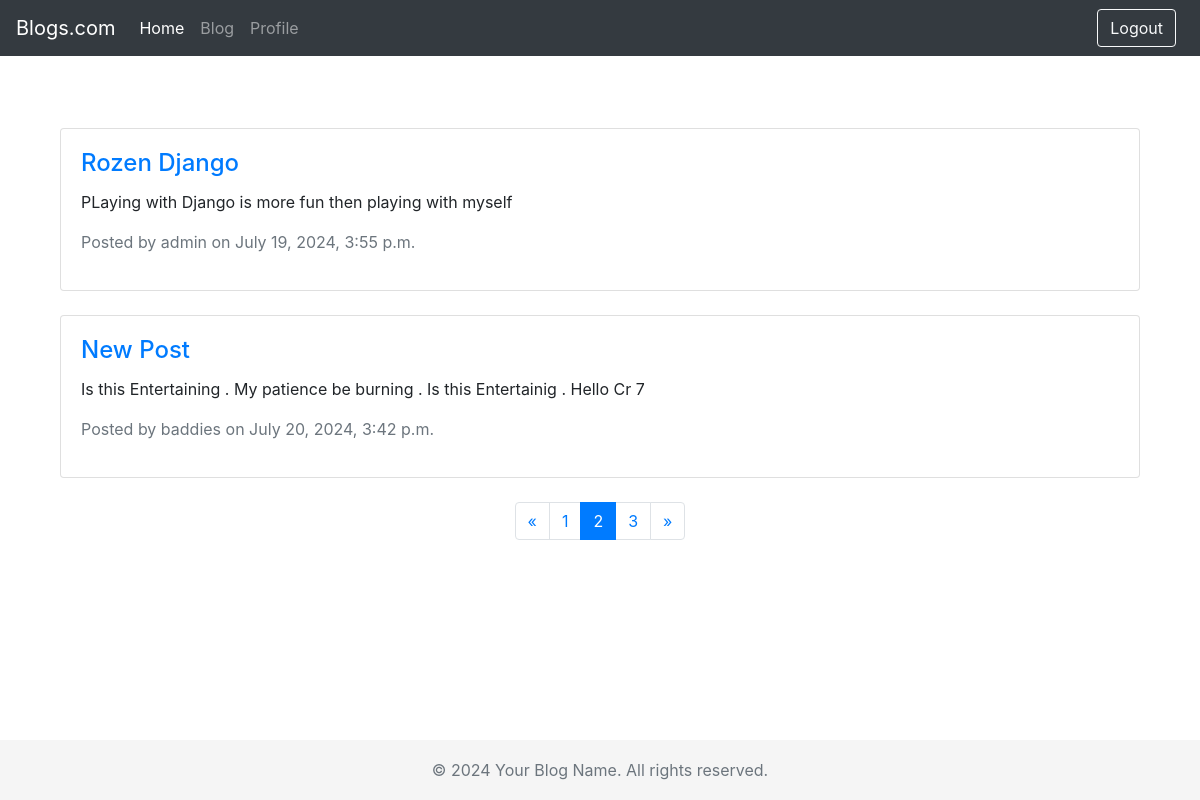
Page /post/?page=2 (signed in) on the committed database.
### blog/models.py (models this page shows, shortened)
class post(models.Model):
    title = models.CharField(max_length=200)
    content = models.TextField()
    created_at = models.DateTimeField()
    author = models.ForeignKey(User, on_delete=models.CASCADE)

### blog/views.py (the view)
# urls.py: path('post/',page,name='post'),
@login_required(login_url='/login/')
def page(request):
    posts = post.objects.all()
    paginator = Paginator(posts, 2)  # Show 2 contacts per page.
    page_number = request.GET.get('page')
    page_obj = paginator.get_page(page_number)
    context = {
        'page_obj':page_obj
    }
    return render(request, 'posts.html', context)

### blog/Templates/posts.html (shortened to what this page needs)
{% extends 'base.html' %}
{% block content %}
<div class="container mt-5">
    <div class="row">
        {% for post in page_obj %}
            <div class="col-md-12 mb-4">
                <div class="card">
                    <div class="card-body">
                        <h4 class="card-title">
                            <a href="">{{ post.title }}</a>
                        </h4>
                        <p class="card-text">{{ post.content|truncatewords:30 }}</p>
                        <p class="text-muted">Posted by {{ post.author.username }} on {{ post.created_at }}</p>
                    </div>
                </div>
            </div>
        {% endfor %}
    </div>
    <div class="row">
        <div class="col-md-12">
            <nav aria-label="Page navigation example">
                <ul class="pagination justify-content-center">
                    {% if page_obj.has_previous %}
                        <li class="page-item">
                            <a class="page-link" href="?page={{ page_obj.previous_page_number }}" aria-label="Previous">
                                <span aria-hidden="true">&laquo;</span>
                            </a>
                        </li>
                    {% else %}
                        <li class="page-item disabled">
                            <span class="page-link" aria-hidden="true">&laquo;</span>
                        </li>
                    {% endif %}
                    {% for num in page_obj.paginator.page_range %}
                        {% if page_obj.number == num %}
                            <li class="page-item active">
                                <span class="page-link">{{ num }}<span class="sr-only">(current)</span></span>
                            </li>
                        {% elif num > page_obj.number|add:'-3' and num < page_obj.number|add:'3' %}
                            <li class="page-item">
                                <a class="page-link" href="?page={{ num }}">{{ num }}</a>
                            </li>
                        {% endif %}
                    {% endfor %}
                    {% if page_obj.has_next %}
                        <li class="page-item">
                            <a class="page-link" href="?page={{ page_obj.next_page_number }}" aria-label="Next">
                                <span aria-hidden="true">&raquo;</span>
                            </a>
                        </li>
                    {% else %}
                        <li class="page-item disabled">
                            <span class="page-link" aria-hidden="true">&raquo;</span>
                        </li>
                    {% endif %}
                </ul>
            </nav>
        </div>
    </div>
</div>
{% endblock %}

### blog/Templates/base.html (style rules this page uses)
body { padding-top: 5rem; }

### rows in the picture
post: title "Rozen Django", content "PLaying with Django is more fun then playing with myself", author.username "admin", created_at "July 19, 2024, 3:55 p.m."
post: title "New Post", content "Is this Entertaining . My patience be burning . Is this Entertainig . Hello Cr 7", author.username "baddies", created_at "July 20, 2024, 3:42 p.m."

### other values in the picture
{{ num }} "1" "3"
{{ num }} "2"
